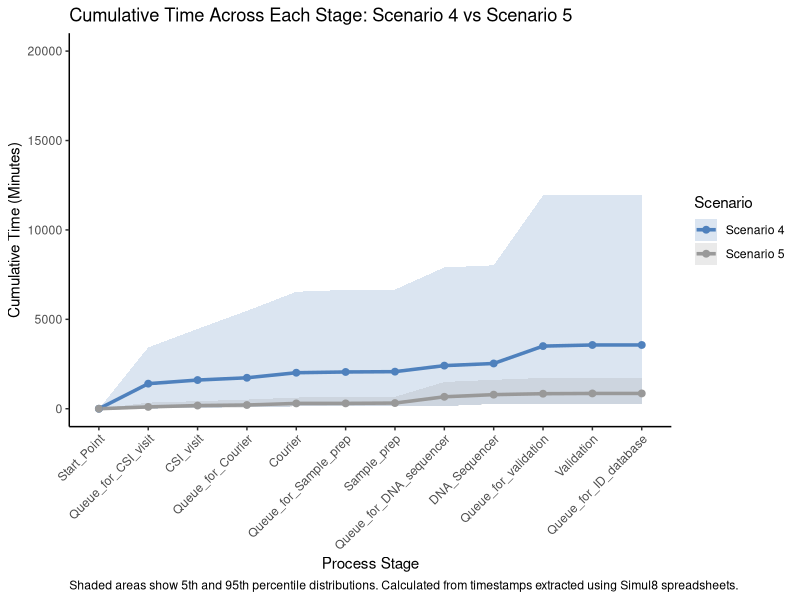

Write the R code that produced this figure.
# Load required libraries
library(dplyr)
library(ggplot2)

# Read and label the two datasets
data_s4 <- read.csv("S4.csv") %>% mutate(Scenario = "Scenario 4")
data_s5 <- read.csv("S5.csv") %>% mutate(Scenario = "Scenario 5")

# Combine the two datasets
combined_data <- bind_rows(data_s4, data_s5)

# Set factor levels for Stages based on unique order across both datasets
all_stages <- unique(combined_data$Stages)
combined_data$Stages <- factor(combined_data$Stages, levels = all_stages)

# Define APA-compliant colors for Scenario 4 and Scenario 5
my_colors <- c("Scenario 4" = "#4F81BD",    # muted blue
               "Scenario 5" = "#999999")    # medium gray

# Plot Scenario 4 vs Scenario 5
ggplot(combined_data, aes(x = Stages, group = Scenario)) +
  geom_ribbon(aes(ymin = X5thPercentile, ymax = X95thPercentile, fill = Scenario), alpha = 0.2) +
  geom_line(aes(y = Average, color = Scenario), size = 1.2) +
  geom_point(aes(y = Average, color = Scenario), size = 2) +
  labs(
    title = "Cumulative Time Across Each Stage: Scenario 4 vs Scenario 5",
    x = "Process Stage",
    y = "Cumulative Time (Minutes)",
    caption = "Shaded areas show 5th and 95th percentile distributions. Calculated from timestamps extracted using Simul8 spreadsheets.",
    color = "Scenario",
    fill = "Scenario"
  ) +
  scale_color_manual(values = my_colors) +
  scale_fill_manual(values = my_colors) +
  scale_y_continuous(limits = c(0, 20000)) +
  theme_classic() +
  theme(axis.text.x = element_text(angle = 45, hjust = 1),
        plot.caption = element_text(hjust = 0))
